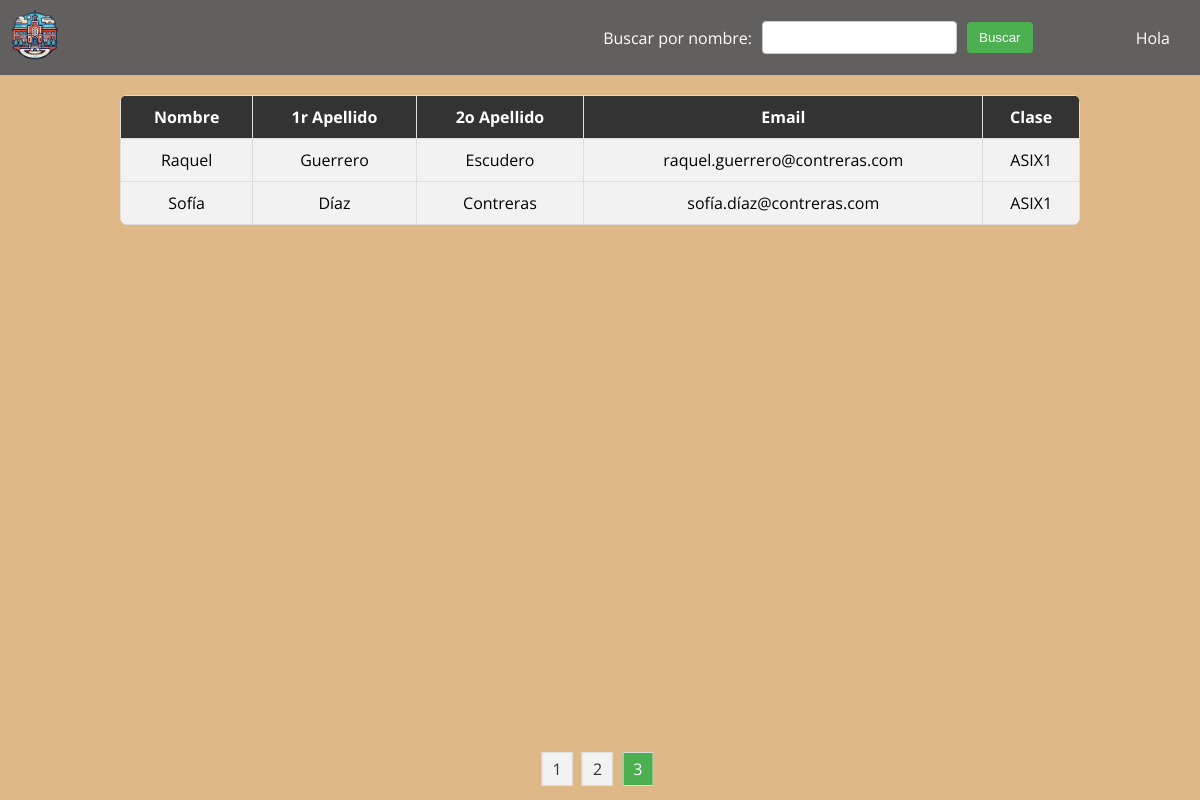
The app's page /pruebas/tabla.php?pagina=3 with its own data.
### tables this page shows
CREATE TABLE `tbl_alumnos` (
  `id` int(11) NOT NULL,
  `nombre` varchar(50) DEFAULT NULL,
  `apellido1` varchar(50) DEFAULT NULL,
  `apellido2` varchar(50) DEFAULT NULL,
  `email` varchar(100) DEFAULT NULL,
  `pass` varchar(100) DEFAULT NULL,
  `telefono` varchar(20) DEFAULT NULL,
  `id_curso` int(11) DEFAULT NULL
);

CREATE TABLE `tbl_cursos` (
  `id` int(11) NOT NULL,
  `nombre` varchar(100) DEFAULT NULL
);

### pruebas/tabla.php (the view, shortened to what this page needs)
<?php
    include('../procesos/conexion.php');
    $usuariosPorPagina = 10;
    $paginaActual = isset($_GET['pagina']) ? $_GET['pagina'] : 1;
    $inicio = ($paginaActual - 1) * $usuariosPorPagina;
    $nombreBusqueda = isset($_GET['nombre']) ? $_GET['nombre'] : '';
    $condicionNombre = !empty($nombreBusqueda) ? "WHERE a.nombre LIKE '%$nombreBusqueda%'" : '';
    $totalUsuariosQuery = "SELECT COUNT(*) as total FROM tbl_alumnos a $condicionNombre";
    $resultadoTotalUsuarios = mysqli_query($conn, $totalUsuariosQuery);
    $totalUsuarios = mysqli_fetch_assoc($resultadoTotalUsuarios)['total'];
    $totalPaginas = ceil($totalUsuarios / $usuariosPorPagina);
    $contenidoTabla = "SELECT a.nombre, a.apellido1, a.apellido2, a.email, c.nombre as curso FROM tbl_alumnos a LEFT JOIN tbl_cursos c ON a.id_curso = c.id
    $condicionNombre
    ORDER BY a.nombre ASC
    LIMIT $inicio, $usuariosPorPagina";
    $resultadoContenidoTabla = mysqli_query($conn, $contenidoTabla);
?>
<!DOCTYPE html>
<html lang="en">
    <head>
        <link rel="stylesheet" href="../css/estilosPrueba.css">
    </head>
    <body>
        <div id="encabezado">
            <div id="cont-logo">
                <img src="../img/logo.png" id="logo">
            </div>
            <div id="cont-filtro">
                <form action="" method="get">
                    <label for="nombre">Buscar por nombre:</label>
                    <input type="text" id="nombre" name="nombre" value="<?php echo htmlspecialchars($nombreBusqueda); ?>">
                    <button type="submit" id="boton">Buscar</button>
                </form>
            </div>
            <div id="cont-texto">
                <p>Hola</p>
            </div>
        </div>
        <div id="cont-tabla">
            <table class="mi-tabla">
                <thead>
                    <tr>
                        <th>Nombre</th>
                        <th>1r Apellido</th>
                        <th>2o Apellido</th>
                        <th>Email</th>
                        <th>Clase</th>
                    </tr>
                </thead>
                <tbody>
                    <?php
                        if ($resultadoContenidoTabla) {
                            while ($fila = mysqli_fetch_assoc($resultadoContenidoTabla)) {
                                echo "<tr>";
                                foreach ($fila as $valor) {
                                    echo "<td>$valor</td>";
                                }
                            }
                        }
                    ?>
                </tbody>
            </table>
        </div>
        <div id="cont-paginacion">
            <ul class="pagination">
                <?php for ($i = 1; $i <= $totalPaginas; $i++) : ?>
                    <li <?php if ($i == $paginaActual) echo 'class="active"'; ?>>
                        <a href="?pagina=<?= $i; ?>"><?= $i; ?></a>
                    </li>
                <?php endfor; ?>
            </ul>
        </div>
    </body>
</html>

### css/estilosPrueba.css (style rules this page uses)
* { margin: 0; }
body { background-color: burlywood; font-family: 'Open Sans', sans-serif; }
#encabezado { display: flex; justify-content: space-between; align-items: center; padding: 10px; background-color: rgb(98, 95, 95); }
#cont-logo, #cont-filtro, #cont-texto { margin: 0; color: white; }
#cont-texto { margin-right: 20px; }
#cont-filtro form { display: flex; align-items: center; }
#cont-filtro label, #cont-filtro input, #cont-filtro button { margin-right: 10px; }
#logo { width: 10%; }
#cont-tabla { margin: 20px auto; text-align: center; }
.mi-tabla { width: 80%; margin: 20px auto; border-collapse: collapse; margin-top: 20px; background-color: #f2f2f2; border-radius: 8px; overflow: hidden; }
.mi-tabla th { background-color: #333; color: white; }
.mi-tabla th, .mi-tabla td { padding: 10px; border: 1px solid #ddd; }
#cont-paginacion { position: absolute; bottom: 20px; left: 50%; transform: translateX(-50%); }
.pagination { display: inline-block; padding: 0; margin: 0; }
.pagination li { display: inline; margin-right: 5px; }
.pagination li a { text-decoration: none; padding: 5px 10px; border: 1px solid #ddd; background-color: #f2f2f2; color: #333; }
.pagination li.active a { background-color: #4CAF50; color: white; }
#nombre { padding: 8px; margin-right: 10px; border: 1px solid #ccc; border-radius: 4px; }
#boton { padding: 8px 12px; background-color: #4CAF50; color: white; border: none; border-radius: 4px; cursor: pointer; }

### records on screen
tbl_alumnos: nombre "Raquel", apellido1 "Guerrero", apellido2 "Escudero", email "raquel.guerrero@contreras.com", id_curso.nombre "ASIX1"
tbl_alumnos: nombre "Sofía", apellido1 "Díaz", apellido2 "Contreras", email "sofía.díaz@contreras.com", id_curso.nombre "ASIX1"
